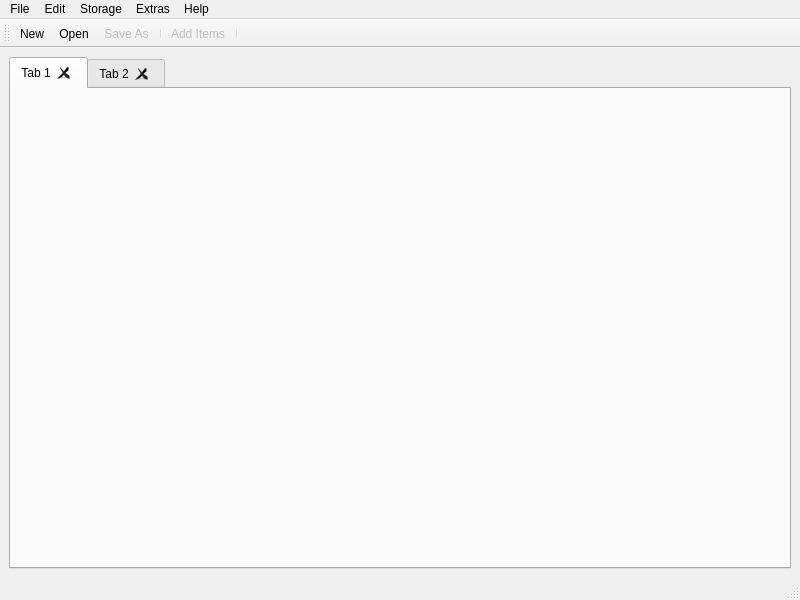
<?xml version="1.0" encoding="UTF-8"?>
<ui version="4.0">
 <class>MainWindow</class>
 <widget class="QMainWindow" name="MainWindow">
  <property name="windowModality">
   <enum>Qt::NonModal</enum>
  </property>
  <property name="geometry">
   <rect>
    <x>0</x>
    <y>0</y>
    <width>800</width>
    <height>600</height>
   </rect>
  </property>
  <widget class="QWidget" name="centralwidget">
   <layout class="QVBoxLayout" name="verticalLayout">
    <item>
     <widget class="QTabWidget" name="tabWidget">
      <property name="tabPosition">
       <enum>QTabWidget::North</enum>
      </property>
      <property name="tabShape">
       <enum>QTabWidget::Rounded</enum>
      </property>
      <property name="currentIndex">
       <number>0</number>
      </property>
      <property name="tabsClosable">
       <bool>true</bool>
      </property>
      <property name="movable">
       <bool>true</bool>
      </property>
      <widget class="QWidget" name="tab">
       <property name="enabled">
        <bool>true</bool>
       </property>
       <attribute name="title">
        <string>Tab 1</string>
       </attribute>
      </widget>
      <widget class="QWidget" name="tab_2">
       <attribute name="title">
        <string>Tab 2</string>
       </attribute>
      </widget>
     </widget>
    </item>
   </layout>
  </widget>
  <widget class="QMenuBar" name="menubar">
   <property name="geometry">
    <rect>
     <x>0</x>
     <y>0</y>
     <width>800</width>
     <height>21</height>
    </rect>
   </property>
   <widget class="QMenu" name="menuFile">
    <property name="title">
     <string>File</string>
    </property>
    <widget class="QMenu" name="menuImport">
     <property name="title">
      <string>Import</string>
     </property>
     <property name="icon">
      <iconset>
       <normalon>:/icons/images/22x22/file_import.png</normalon>
      </iconset>
     </property>
     <addaction name="actionOrders"/>
     <addaction name="actionMy_Inventory"/>
    </widget>
    <addaction name="actionNew"/>
    <addaction name="actionOpen"/>
    <addaction name="separator"/>
    <addaction name="actionSave_As"/>
    <addaction name="separator"/>
    <addaction name="menuImport"/>
    <addaction name="separator"/>
    <addaction name="actionClose"/>
    <addaction name="separator"/>
    <addaction name="actionExit"/>
   </widget>
   <widget class="QMenu" name="menuHelp">
    <property name="title">
     <string>Help</string>
    </property>
    <addaction name="actionAbout"/>
    <addaction name="actionAboutQt"/>
   </widget>
   <widget class="QMenu" name="menuExtras">
    <property name="title">
     <string>Extras</string>
    </property>
    <addaction name="actionUpdate_Database"/>
    <addaction name="separator"/>
    <addaction name="actionSettings"/>
   </widget>
   <widget class="QMenu" name="menuEdit">
    <property name="title">
     <string>Edit</string>
    </property>
    <addaction name="actionAdd_Items"/>
    <addaction name="separator"/>
    <addaction name="actionUpdate_Labels"/>
    <addaction name="actionImage_Tester"/>
   </widget>
   <widget class="QMenu" name="menuStorage">
    <property name="title">
     <string>Storage</string>
    </property>
    <addaction name="actionManage_labels"/>
   </widget>
   <addaction name="menuFile"/>
   <addaction name="menuEdit"/>
   <addaction name="menuStorage"/>
   <addaction name="menuExtras"/>
   <addaction name="menuHelp"/>
  </widget>
  <widget class="QStatusBar" name="statusbar"/>
  <widget class="QToolBar" name="toolBar">
   <property name="windowTitle">
    <string>toolBar</string>
   </property>
   <attribute name="toolBarArea">
    <enum>TopToolBarArea</enum>
   </attribute>
   <attribute name="toolBarBreak">
    <bool>false</bool>
   </attribute>
   <addaction name="actionNew"/>
   <addaction name="actionOpen"/>
   <addaction name="actionSave_As"/>
   <addaction name="separator"/>
   <addaction name="actionAdd_Items"/>
   <addaction name="separator"/>
  </widget>
  <action name="actionOrders">
   <property name="text">
    <string>BrickLink Order...</string>
   </property>
   <property name="shortcut">
    <string>Ctrl+I, Ctrl+O</string>
   </property>
  </action>
  <action name="actionExit">
   <property name="icon">
    <iconset resource="images.qrc">
     <normaloff>:/icons/images/22x22/file_exit.png</normaloff>:/icons/images/22x22/file_exit.png</iconset>
   </property>
   <property name="text">
    <string>Exit</string>
   </property>
   <property name="shortcut">
    <string>Ctrl+Q</string>
   </property>
  </action>
  <action name="actionAbout">
   <property name="text">
    <string>About</string>
   </property>
  </action>
  <action name="actionAboutQt">
   <property name="text">
    <string>About Qt</string>
   </property>
  </action>
  <action name="actionSettings">
   <property name="icon">
    <iconset resource="images.qrc">
     <normaloff>:/icons/images/22x22/extras_configure.png</normaloff>:/icons/images/22x22/extras_configure.png</iconset>
   </property>
   <property name="text">
    <string>Configure...</string>
   </property>
  </action>
  <action name="actionMy_Inventory">
   <property name="text">
    <string>BrickLink Store Inventory...</string>
   </property>
   <property name="shortcut">
    <string>Ctrl+I, Ctrl+S</string>
   </property>
  </action>
  <action name="actionOpen">
   <property name="icon">
    <iconset resource="images.qrc">
     <normaloff>:/icons/images/22x22/file_open.png</normaloff>:/icons/images/22x22/file_open.png</iconset>
   </property>
   <property name="text">
    <string>Open...</string>
   </property>
   <property name="shortcut">
    <string>Ctrl+O</string>
   </property>
  </action>
  <action name="actionNew">
   <property name="icon">
    <iconset resource="images.qrc">
     <normaloff>:/icons/images/22x22/file_new.png</normaloff>:/icons/images/22x22/file_new.png</iconset>
   </property>
   <property name="text">
    <string>New</string>
   </property>
   <property name="shortcut">
    <string>Ctrl+N</string>
   </property>
  </action>
  <action name="actionAdd_Items">
   <property name="enabled">
    <bool>false</bool>
   </property>
   <property name="icon">
    <iconset resource="images.qrc">
     <normaloff>:/icons/images/22x22/edit_additems.png</normaloff>:/icons/images/22x22/edit_additems.png</iconset>
   </property>
   <property name="text">
    <string>Add Items...</string>
   </property>
   <property name="shortcut">
    <string>Ins</string>
   </property>
  </action>
  <action name="actionUpdate_Database">
   <property name="icon">
    <iconset resource="images.qrc">
     <normaloff>:/icons/images/22x22/extras_update_database.png</normaloff>:/icons/images/22x22/extras_update_database.png</iconset>
   </property>
   <property name="text">
    <string>Update Database</string>
   </property>
  </action>
  <action name="actionSave_As">
   <property name="enabled">
    <bool>false</bool>
   </property>
   <property name="icon">
    <iconset resource="images.qrc">
     <normaloff>:/icons/images/22x22/file_saveas.png</normaloff>:/icons/images/22x22/file_saveas.png</iconset>
   </property>
   <property name="text">
    <string>Save As...</string>
   </property>
  </action>
  <action name="actionClose">
   <property name="enabled">
    <bool>true</bool>
   </property>
   <property name="icon">
    <iconset resource="images.qrc">
     <normaloff>:/icons/images/22x22/file_close.png</normaloff>:/icons/images/22x22/file_close.png</iconset>
   </property>
   <property name="text">
    <string>Close</string>
   </property>
   <property name="shortcut">
    <string>Ctrl+F4</string>
   </property>
  </action>
  <action name="actionManage_labels">
   <property name="text">
    <string>Manage Labels...</string>
   </property>
  </action>
  <action name="actionUpdate_Labels">
   <property name="enabled">
    <bool>false</bool>
   </property>
   <property name="text">
    <string>Update Labels</string>
   </property>
  </action>
  <action name="actionImage_Tester">
   <property name="text">
    <string>Image Tester</string>
   </property>
  </action>
 </widget>
 <resources>
  <include location="images.qrc"/>
 </resources>
 <connections/>
</ui>
